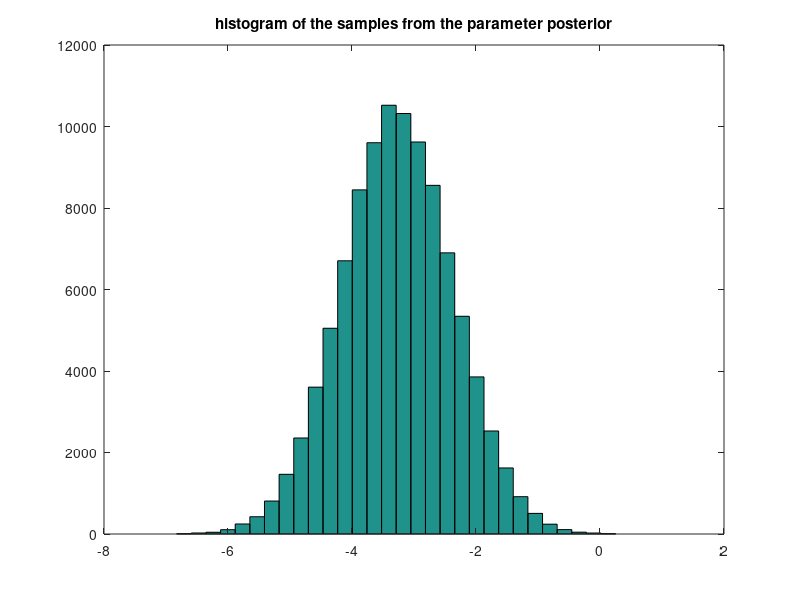
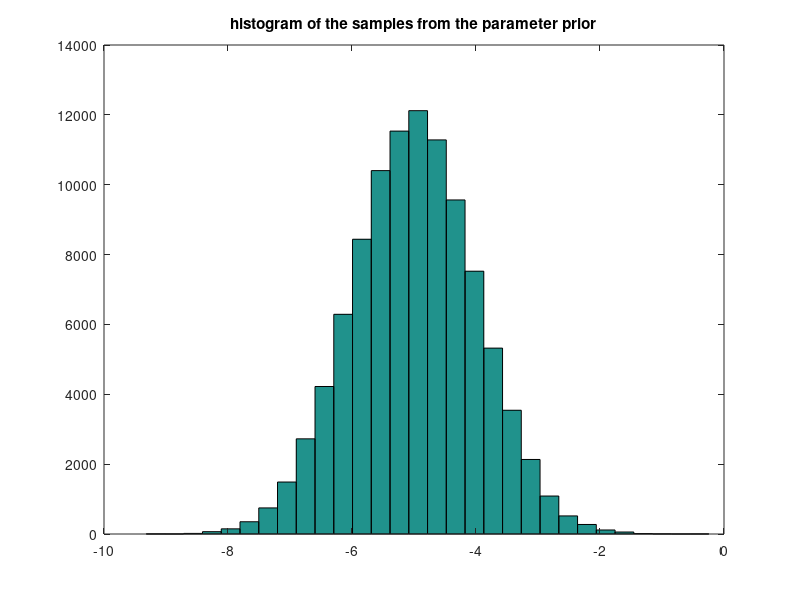
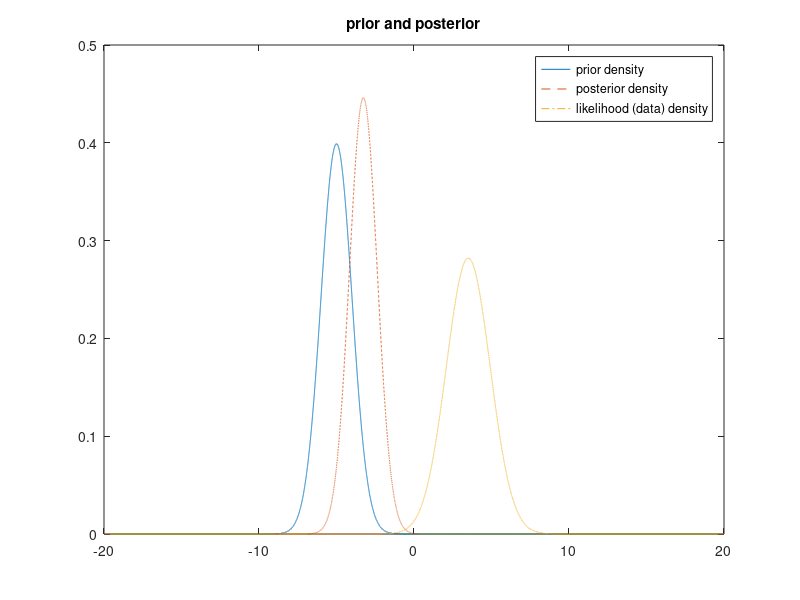

The MATLAB script that drew these images, in order:
% Exercise 3
%---------------------------------------------------------
% Code that calculates the posterior of an unknown 
% normal mean (variance is known). With asterisks ********
% are the pieces of the code that you should change at
% a first stage (of course, you may want to change the
% DGP of y as well & experiment with different parameters)
%---------------------------------------------------------
clear all; clc; %close all;
% Assume that we have generated data. Lets generate y from a N(3.5,4) density:
cons = 3.5; % cons is known, save it as a MATLAB variable for later use  
sigma = 2;  % sigma is known, save it as a MATLAB variable for later use   

% How many observations to generate???
obs = 1000;          %******** A: the more observation you have, the more precise the estimation and the prior will be

% Now generate the sample y from the normal density
y = cons + sigma*randn(obs,1);
       
% Step 1, set values for the prior hyperparameters.
% An 'uninformative' choice would be mu = 0 and tau = 100000.
% However experiment with more extreme values. What would happen if you
% impose mu to be much different than the true value (3.5) and with set a
% small prior variance? 
mu = -5;  % this is the prior mean             %********
tau = 1;  % this is the prior variance         %********
       
% Step 2. Now give an expression for the posterior of the parameter theta   
theta_mean = ((sigma^2 + tau^2)^(-1) )*((sigma^2)*mu + (tau^2)*mean(y));
theta_variance = ((sigma^2 + tau^2)^(-1) )*(sigma^2)*(tau^2);
   
% Knowing the posterior mean and variance are enough in order to characterize 
% the posterior of the parameters, since this is a Normal density. However we can easily    
% generate samples from the posterior and plot the full density
samp_no = 100000;  % define number of samples to obtain           %**** 
theta_posterior = theta_mean + sqrt(theta_variance)*randn(samp_no,1); 
   
% Now get an idea of how your posterior looks like
figure
hist(theta_posterior,30)
title('histogram of the samples from the parameter posterior')

% You can also get samples from your prior and plot those as well   
theta_prior = mu + tau*randn(samp_no,1);
figure
hist(theta_prior,30)
title('histogram of the samples from the parameter prior')


% You can also view how close your initial guess (the prior) is
% compared to the posterior
figure
dens1=normpdf([-20:0.001:20],mu,tau);
dens2=normpdf([-20:0.001:20],theta_mean,sqrt(theta_variance));
dens3=normpdf([-20:0.001:20],cons,sqrt(sigma));
plot([-20:0.001:20],dens1,'-',[-20:0.001:20],dens2,'--',[-20:0.001:20],dens3,'-.')
legend('prior density','posterior density', 'likelihood (data) density')
title('prior and posterior')

% Results for simulation exercise:
disp('True mean of theta is 3.5')
disp('    ')
disp(['Average of the posterior draws of theta is  ' num2str(mean(theta_posterior))])
disp('    ')
disp(['The MLE quantity is  ' num2str(mean(y))])